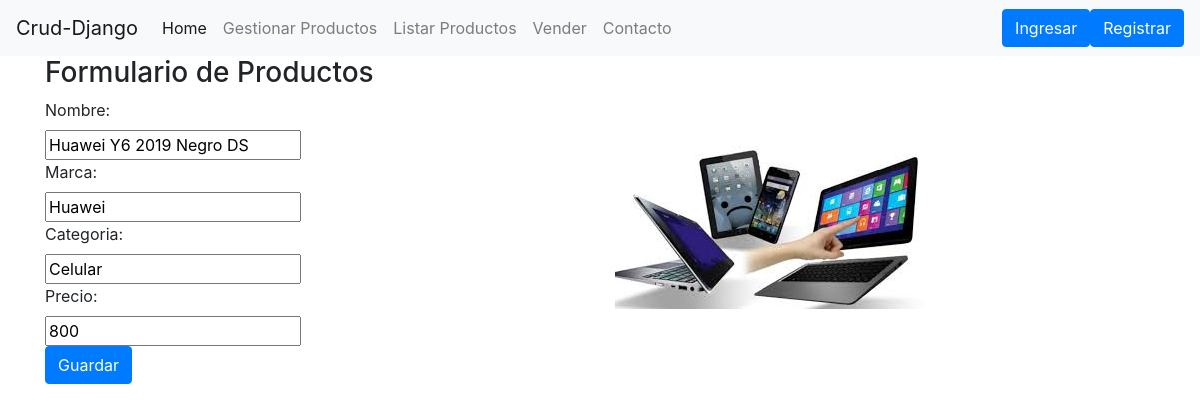
/updateProduct/1, run on the app's committed database.
### core/models.py (models this page shows, shortened)
class Product(models.Model):
    id = models.AutoField(primary_key=True)
    nombre = models.CharField(max_length=200, null=True, blank=True)
    marca = models.CharField(max_length=200, null=True, blank=True)
    categoria = models.CharField(max_length=50, null=True, blank=True)
    precio = models.IntegerField(null=True, blank=True)

### core/views.py (the view)
# urls.py: path('updateProduct/<id>', update, name="update"),
def update(request, id):
    producto = Product.objects.get(id=id)
    if request.method == 'GET':
        form = ProductForm(instance = producto)
    else:
        form = ProductForm(request.POST, instance = producto)
        if form.is_valid:
            form.save()
        return redirect('home')
    return render(request, 'core/createProduct.html',{'form': form})

### core/forms.py (shortened to what this page needs)
class ProductForm(forms.ModelForm):
    class Meta:
        model = Product
        fields = [
            'nombre',
            'marca',
            'categoria',
            'precio'
        ]
        widgets = {
            'nombre': forms.TextInput(attrs={'placeholder': 'Your name'})
        }

### core/templates/core/createProduct.html (shortened to what this page needs)
{% extends "core/base.html"%}
{% load static %}
{% block contenido %}
<div class="row align-items-center">
  <div class="col">
    <h3>Formulario de Productos</h3>
    <form class="form-group" action="" method="post">
      {% for field in form %}
        <div class="fieldWrapper">
          <label> {{ field.label }}: </label>
          <div> {{ field }} </div>
        </div>
      {% endfor %}
      <button type="submit" class="btn btn-primary">Guardar</button>
    </form>
  </div>
  <div class="col">
    <img class="img-responsive" src="{% static 'img/productos.jpg' %}"  alt="">
  </div>
</div>
{% endblock contenido %}

### data on the page
Product: form "Huawei Y6 2019 Negro DS" "Huawei" "Celular" "800"

### other printed values
{{ field.label }} "Nombre" "Marca" "Categoria" "Precio"
